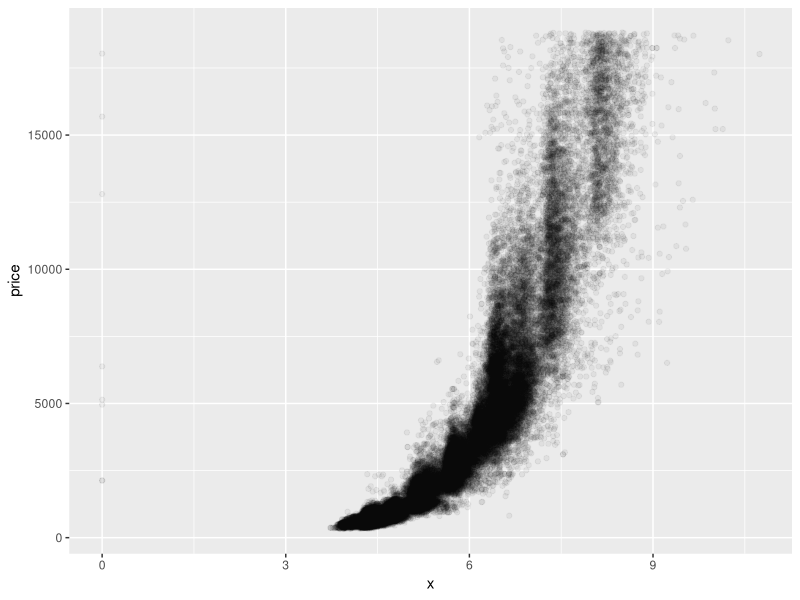
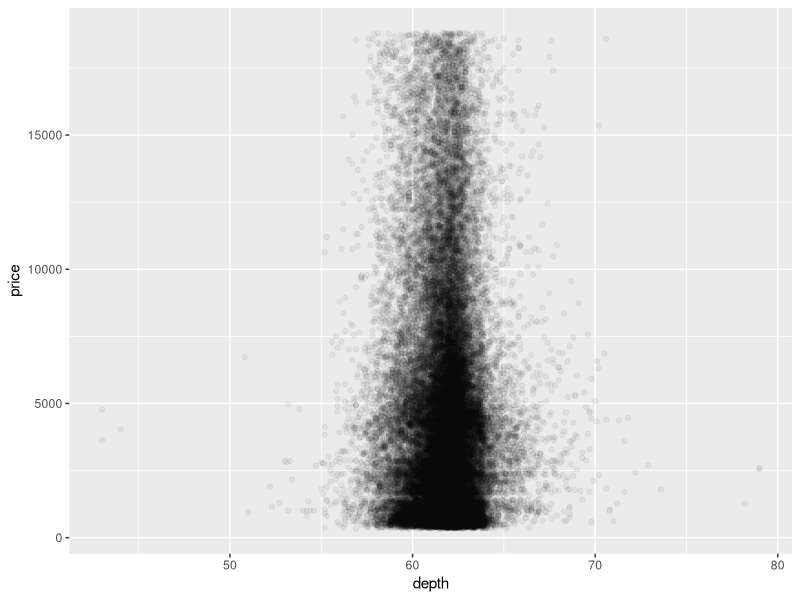
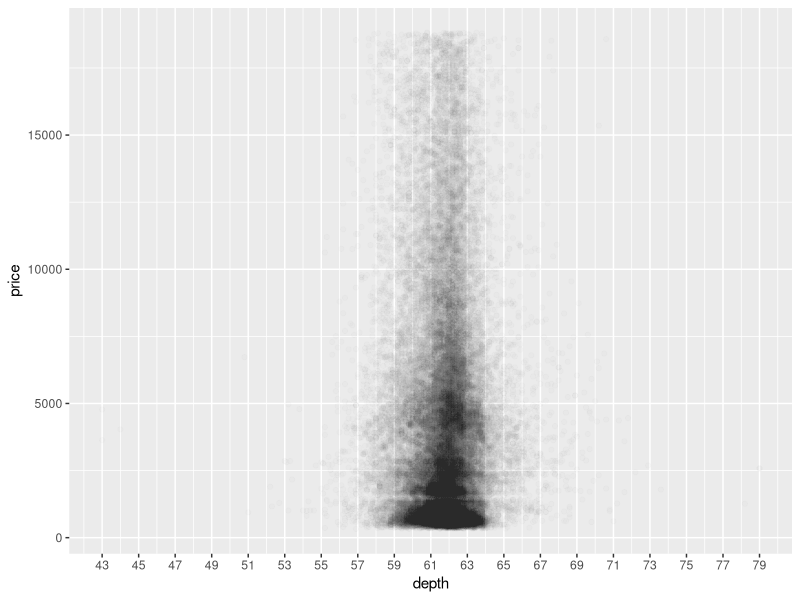
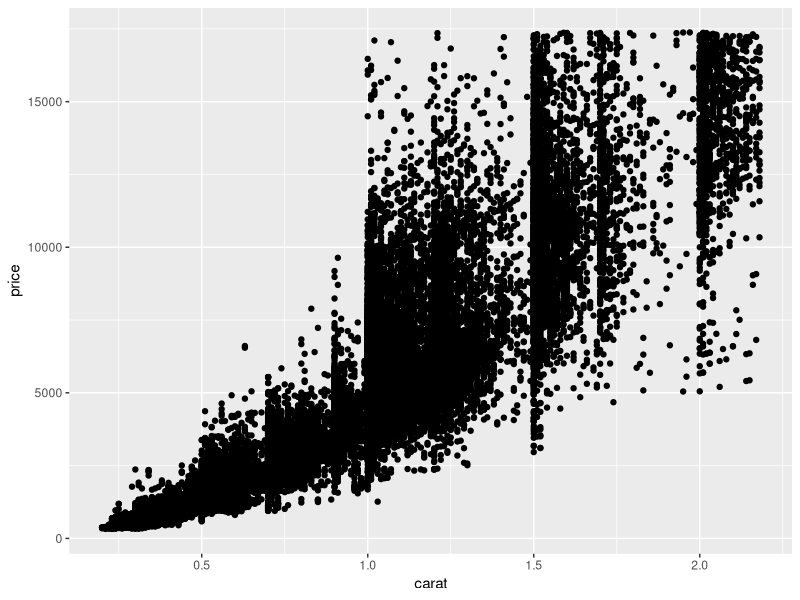
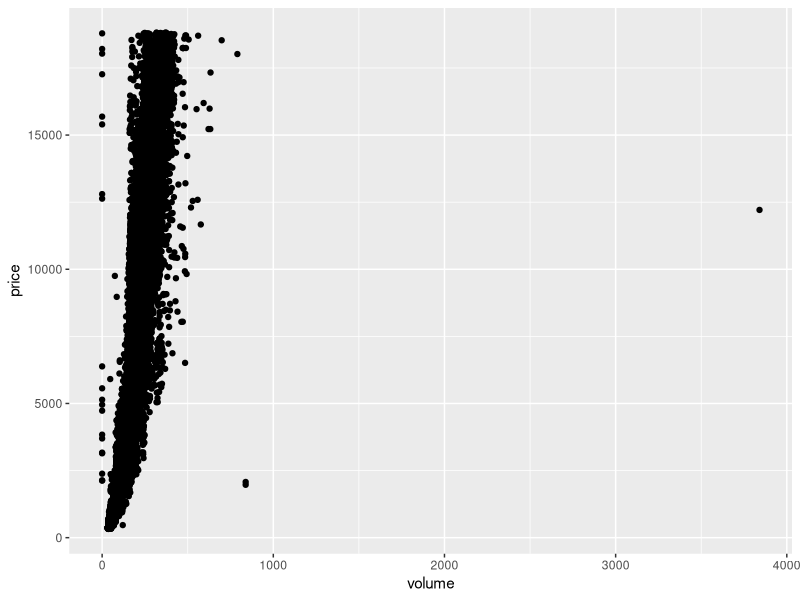
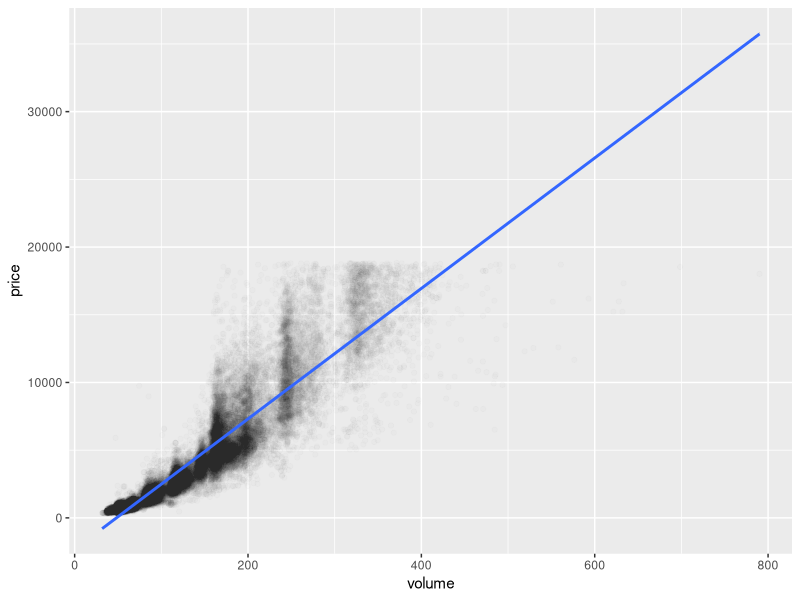

Reproduce these figures in R, in order.
library(ggplot2)
data(diamonds)

head(diamonds)

# price vs x scatterplot
ggplot(aes(x = x, y = price), data = diamonds) +
  geom_point(alpha = 0.05)

# correlations
## price vs x
cor.test(diamonds$price, diamonds$x)

## price vs y
cor.test(diamonds$price, diamonds$y)

## price vs z
cor.test(diamonds$price, diamonds$z)

# price vs depth scatterplot
ggplot(aes(x = depth, y = price), data = diamonds) +
  geom_point(alpha = 0.05)

# price vs depth adjustments
ggplot(data = diamonds, aes(x = depth, y = price)) + 
  geom_point(alpha = 1/100) +
  scale_x_continuous(breaks = seq(min(diamonds$depth),max(diamonds$depth),2))

# Correlation - price and depth
cor.test(diamonds$price, diamonds$depth)

# price vs. carat scatterplot - remove top 1%
ggplot(aes(x = carat, y = price), 
       data = subset(diamonds, 
                     price <= quantile(price, probs = 0.99) & carat <= quantile(carat, probs = 0.99))) +
  geom_point()

# scatterplot of price vs. volume (x * y * z)
diamonds$volume <- with(diamonds, x*y*z)

ggplot(aes(x = volume, y = price), data = diamonds) +
  geom_point()

## correlation removing outliers
with(subset(diamonds, volume > 0 & volume < 800), cor.test(price, volume))

## price vs. volume adjustments
ggplot(aes(x = volume, y = price), data = subset(diamonds, volume > 0 & volume < 800)) +
  geom_point(alpha = 0.01) +
  stat_smooth(method = "lm")
